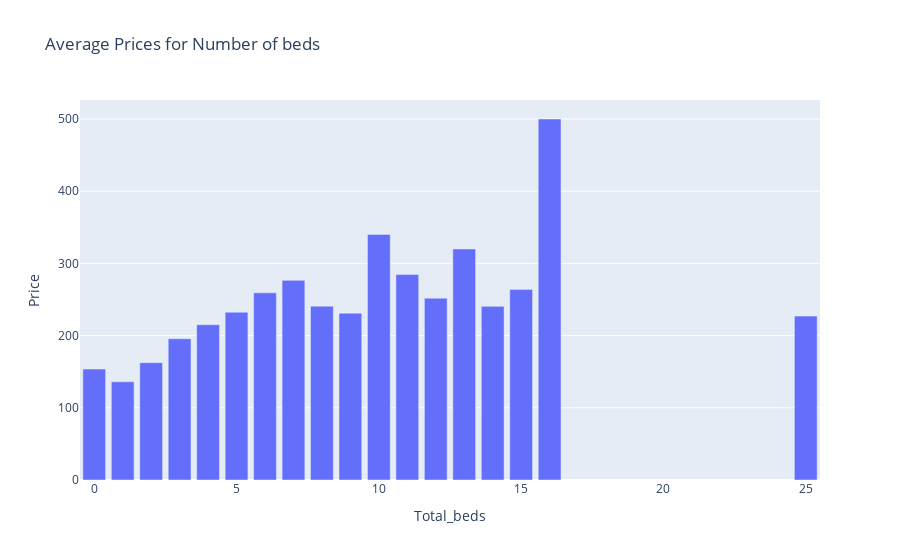

Source (notebook cell):
### Code cell
fig = px.bar(data_frame=Avg_price_for_beds,
            x="Total_beds",y="Price",
            title="Average Prices for Number of beds")
fig.show()

### Figure 1 — Plotly figure (JSON) as saved in the notebook; plotly's stock layout.template omitted (floating-point values rounded to 4 significant figures)
{"data": [{"alignmentgroup": "True", "hovertemplate": "Total_beds=%{x}<br>Price=%{y}<extra></extra>", "legendgroup": "", "marker": {"color": "#636efa", "pattern": {"shape": ""}}, "name": "", "offsetgroup": "", "orientation": "v", "showlegend": false, "textposition": "auto", "type": "bar", "x": [0, 1, 2, 3, 4, 5, 6, 7, 8, 9, 10, 11, 12, 13, 14, 15, 16, 25], "xaxis": "x", "y": [153.6, 135.9, 162.5, 195.7, 215.1, 232.4, 259.2, 276.5, 240.8, 231, 340.2, 284.5, 251.8, 320, 240.5, 264, 500, 227], "yaxis": "y"}], "layout": {"barmode": "relative", "legend": {"tracegroupgap": 0}, "title": {"text": "Average Prices for Number of beds"}, "xaxis": {"anchor": "y", "domain": [0, 1], "title": {"text": "Total_beds"}}, "yaxis": {"anchor": "x", "domain": [0, 1], "title": {"text": "Price"}}}}
